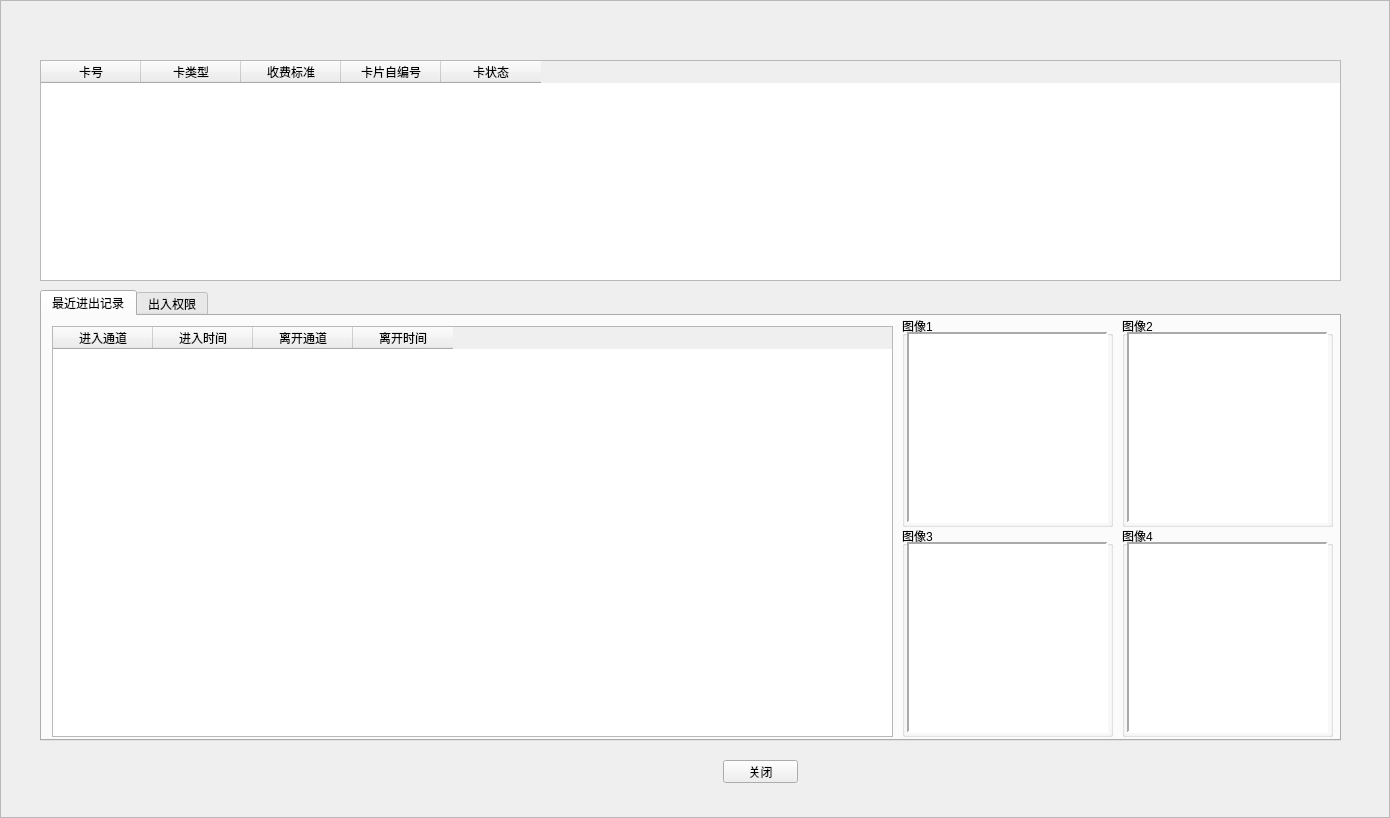
<?xml version="1.0" encoding="UTF-8"?>
<ui version="4.0">
 <class>CTimeCard</class>
 <widget class="QFrame" name="CTimeCard">
  <property name="geometry">
   <rect>
    <x>0</x>
    <y>0</y>
    <width>1390</width>
    <height>818</height>
   </rect>
  </property>
  <property name="windowTitle">
   <string>计时卡</string>
  </property>
  <property name="styleSheet">
   <string notr="true">background-image:url(D:/WinParkUI/debug/Image/NewIcon/CommonBigBG-normal.jpg);</string>
  </property>
  <property name="frameShape">
   <enum>QFrame::StyledPanel</enum>
  </property>
  <property name="frameShadow">
   <enum>QFrame::Raised</enum>
  </property>
  <widget class="QWidget" name="widget" native="true">
   <property name="geometry">
    <rect>
     <x>40</x>
     <y>60</y>
     <width>1301</width>
     <height>731</height>
    </rect>
   </property>
   <property name="styleSheet">
    <string notr="true">background-image:url(none);</string>
   </property>
   <widget class="QTableWidget" name="tableTime">
    <property name="geometry">
     <rect>
      <x>0</x>
      <y>0</y>
      <width>1301</width>
      <height>221</height>
     </rect>
    </property>
    <property name="contextMenuPolicy">
     <enum>Qt::CustomContextMenu</enum>
    </property>
    <property name="styleSheet">
     <string notr="true">background-image:url(none);</string>
    </property>
    <column>
     <property name="text">
      <string>卡号</string>
     </property>
    </column>
    <column>
     <property name="text">
      <string>卡类型</string>
     </property>
    </column>
    <column>
     <property name="text">
      <string>收费标准</string>
     </property>
    </column>
    <column>
     <property name="text">
      <string>卡片自编号</string>
     </property>
    </column>
    <column>
     <property name="text">
      <string>卡状态</string>
     </property>
    </column>
   </widget>
   <widget class="QTabWidget" name="tabWidget">
    <property name="geometry">
     <rect>
      <x>0</x>
      <y>230</y>
      <width>1301</width>
      <height>451</height>
     </rect>
    </property>
    <property name="styleSheet">
     <string notr="true">background-image:url(none);</string>
    </property>
    <property name="currentIndex">
     <number>0</number>
    </property>
    <widget class="QWidget" name="tab_7">
     <attribute name="title">
      <string>最近进出记录</string>
     </attribute>
     <widget class="QTableWidget" name="tableAccess">
      <property name="geometry">
       <rect>
        <x>10</x>
        <y>10</y>
        <width>841</width>
        <height>411</height>
       </rect>
      </property>
      <property name="styleSheet">
       <string notr="true">background-image:url(none);</string>
      </property>
      <column>
       <property name="text">
        <string>进入通道</string>
       </property>
      </column>
      <column>
       <property name="text">
        <string>进入时间</string>
       </property>
      </column>
      <column>
       <property name="text">
        <string>离开通道</string>
       </property>
      </column>
      <column>
       <property name="text">
        <string>离开时间</string>
       </property>
      </column>
     </widget>
     <widget class="QGroupBox" name="groupBox_8">
      <property name="geometry">
       <rect>
        <x>860</x>
        <y>0</y>
        <width>211</width>
        <height>211</height>
       </rect>
      </property>
      <property name="styleSheet">
       <string notr="true">background-image:url(none);</string>
      </property>
      <property name="title">
       <string>图像1</string>
      </property>
      <widget class="QLabel" name="lblImg1">
       <property name="geometry">
        <rect>
         <x>5</x>
         <y>16</y>
         <width>201</width>
         <height>191</height>
        </rect>
       </property>
       <property name="styleSheet">
        <string notr="true">background-color: rgb(255, 255, 255);</string>
       </property>
       <property name="frameShape">
        <enum>QFrame::Panel</enum>
       </property>
       <property name="frameShadow">
        <enum>QFrame::Sunken</enum>
       </property>
       <property name="lineWidth">
        <number>2</number>
       </property>
       <property name="text">
        <string/>
       </property>
       <property name="scaledContents">
        <bool>true</bool>
       </property>
      </widget>
     </widget>
     <widget class="QGroupBox" name="groupBox_14">
      <property name="geometry">
       <rect>
        <x>1080</x>
        <y>0</y>
        <width>211</width>
        <height>211</height>
       </rect>
      </property>
      <property name="styleSheet">
       <string notr="true">background-image:url(none);</string>
      </property>
      <property name="title">
       <string>图像2</string>
      </property>
      <widget class="QLabel" name="lblImg2">
       <property name="geometry">
        <rect>
         <x>5</x>
         <y>16</y>
         <width>201</width>
         <height>191</height>
        </rect>
       </property>
       <property name="styleSheet">
        <string notr="true">background-color: rgb(255, 255, 255);</string>
       </property>
       <property name="frameShape">
        <enum>QFrame::Panel</enum>
       </property>
       <property name="frameShadow">
        <enum>QFrame::Sunken</enum>
       </property>
       <property name="lineWidth">
        <number>2</number>
       </property>
       <property name="text">
        <string/>
       </property>
       <property name="scaledContents">
        <bool>true</bool>
       </property>
      </widget>
     </widget>
     <widget class="QGroupBox" name="groupBox_15">
      <property name="geometry">
       <rect>
        <x>860</x>
        <y>210</y>
        <width>211</width>
        <height>211</height>
       </rect>
      </property>
      <property name="styleSheet">
       <string notr="true">background-image:url(none);</string>
      </property>
      <property name="title">
       <string>图像3</string>
      </property>
      <widget class="QLabel" name="lblImg3">
       <property name="geometry">
        <rect>
         <x>5</x>
         <y>16</y>
         <width>201</width>
         <height>191</height>
        </rect>
       </property>
       <property name="styleSheet">
        <string notr="true">background-color: rgb(255, 255, 255);</string>
       </property>
       <property name="frameShape">
        <enum>QFrame::Panel</enum>
       </property>
       <property name="frameShadow">
        <enum>QFrame::Sunken</enum>
       </property>
       <property name="lineWidth">
        <number>2</number>
       </property>
       <property name="text">
        <string/>
       </property>
       <property name="scaledContents">
        <bool>true</bool>
       </property>
      </widget>
     </widget>
     <widget class="QGroupBox" name="groupBox_16">
      <property name="geometry">
       <rect>
        <x>1080</x>
        <y>210</y>
        <width>211</width>
        <height>211</height>
       </rect>
      </property>
      <property name="styleSheet">
       <string notr="true">background-image:url(none);</string>
      </property>
      <property name="title">
       <string>图像4</string>
      </property>
      <widget class="QLabel" name="lblImg4">
       <property name="geometry">
        <rect>
         <x>5</x>
         <y>16</y>
         <width>201</width>
         <height>191</height>
        </rect>
       </property>
       <property name="styleSheet">
        <string notr="true">background-color: rgb(255, 255, 255);</string>
       </property>
       <property name="frameShape">
        <enum>QFrame::Panel</enum>
       </property>
       <property name="frameShadow">
        <enum>QFrame::Sunken</enum>
       </property>
       <property name="lineWidth">
        <number>2</number>
       </property>
       <property name="text">
        <string/>
       </property>
       <property name="scaledContents">
        <bool>true</bool>
       </property>
      </widget>
     </widget>
    </widget>
    <widget class="QWidget" name="tab_8">
     <attribute name="title">
      <string>出入权限</string>
     </attribute>
     <widget class="QPushButton" name="pushButton_8">
      <property name="geometry">
       <rect>
        <x>1200</x>
        <y>400</y>
        <width>75</width>
        <height>23</height>
       </rect>
      </property>
      <property name="text">
       <string>保存</string>
      </property>
     </widget>
     <widget class="QTableWidget" name="tableEntranceRight">
      <property name="geometry">
       <rect>
        <x>10</x>
        <y>10</y>
        <width>1271</width>
        <height>371</height>
       </rect>
      </property>
      <column>
       <property name="text">
        <string>通道名称</string>
       </property>
      </column>
      <column>
       <property name="text">
        <string>进入时间</string>
       </property>
      </column>
      <column>
       <property name="text">
        <string>离开时间</string>
       </property>
      </column>
      <column>
       <property name="text">
        <string>ID</string>
       </property>
      </column>
     </widget>
     <widget class="QLabel" name="lblCardNo">
      <property name="geometry">
       <rect>
        <x>70</x>
        <y>400</y>
        <width>54</width>
        <height>12</height>
       </rect>
      </property>
      <property name="text">
       <string/>
      </property>
     </widget>
    </widget>
   </widget>
   <widget class="QPushButton" name="btnMinimalize">
    <property name="geometry">
     <rect>
      <x>683</x>
      <y>700</y>
      <width>75</width>
      <height>23</height>
     </rect>
    </property>
    <property name="styleSheet">
     <string notr="true">background-image:url(none);</string>
    </property>
    <property name="text">
     <string>关闭</string>
    </property>
   </widget>
  </widget>
  <widget class="QLabel" name="lblTitle">
   <property name="geometry">
    <rect>
     <x>30</x>
     <y>5</y>
     <width>141</width>
     <height>21</height>
    </rect>
   </property>
   <property name="font">
    <font>
     <weight>75</weight>
     <bold>true</bold>
    </font>
   </property>
   <property name="styleSheet">
    <string notr="true">background-image:url(none);
color: rgb(170, 0, 0);</string>
   </property>
   <property name="text">
    <string/>
   </property>
  </widget>
  <widget class="QLabel" name="lblClose">
   <property name="geometry">
    <rect>
     <x>1350</x>
     <y>7</y>
     <width>30</width>
     <height>15</height>
    </rect>
   </property>
   <property name="text">
    <string/>
   </property>
  </widget>
 </widget>
 <resources/>
 <connections/>
</ui>
